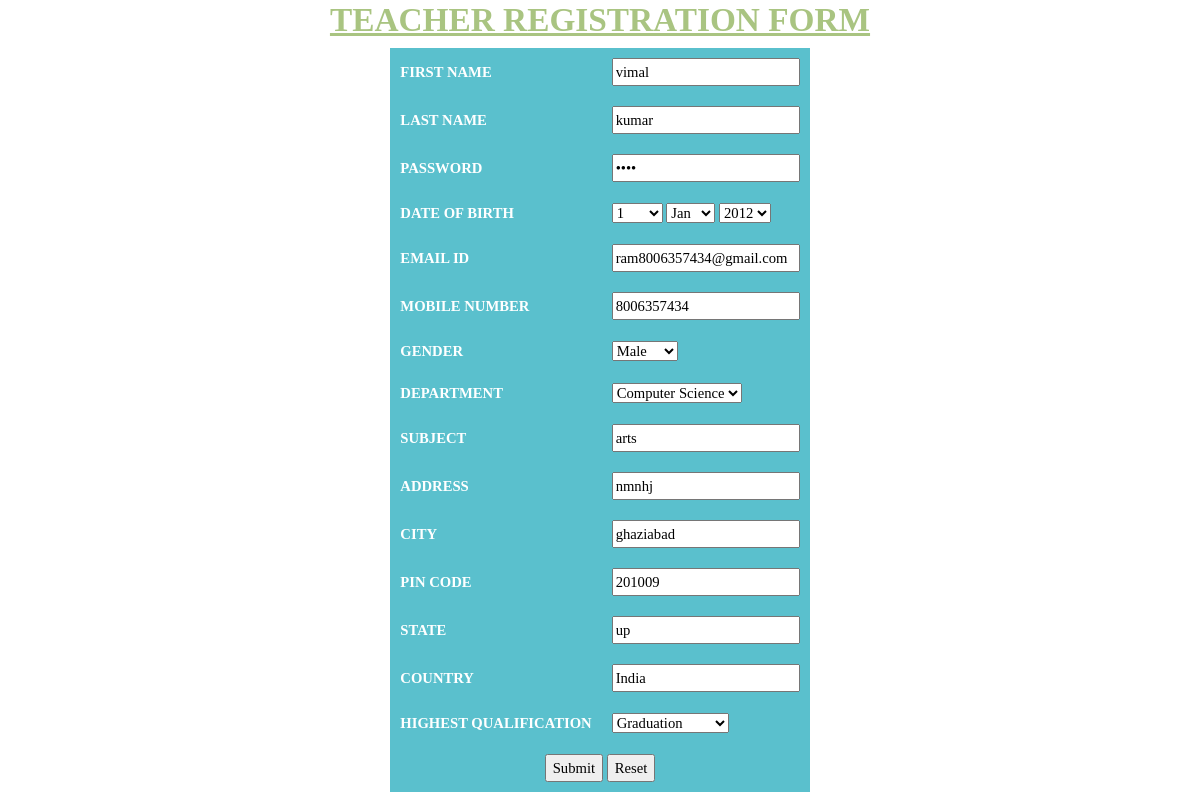
The app's page /update.php?id=37 with its own data.
### tables this page shows
CREATE TABLE `teacherre` (
  `id` int(11) NOT NULL,
  `fname` varchar(20) NOT NULL,
  `lname` varchar(20) NOT NULL,
  `password` varchar(20) NOT NULL,
  `day` int(10) NOT NULL,
  `month` varchar(10) NOT NULL,
  `year` int(10) NOT NULL,
  `email` varchar(40) NOT NULL,
  `mobile` varchar(15) NOT NULL,
  `gender` varchar(20) NOT NULL,
  `subject` varchar(20) NOT NULL,
  `address` varchar(20) NOT NULL,
  `city` varchar(20) NOT NULL,
  `pin` int(6) NOT NULL,
  `state` varchar(20) NOT NULL,
  `country` varchar(20) NOT NULL,
  `qualification` varchar(20) NOT NULL,
  `depart` varchar(20) NOT NULL
);

### update.php (the view, shortened to what this page needs)
<?php
include("connection.php");
$id = $_GET['id'];
$query = "SELECT * FROM teacherre WHERE id= '$id'";
$data = mysqli_query($db, $query);
$result = mysqli_fetch_assoc($data);
?>
<!DOCTYPE html>
<html>
<head>
    <link href="https://cdn.jsdelivr.net/npm/bootstrap@5.3.3/dist/css/bootstrap.min.css" rel="stylesheet">
</head>
<body>
    <h3>TEACHER REGISTRATION FORM</h3>
    <form action="#" method="POST">
        <table align="center" cellpadding="10">
            <tr>
                <td>FIRST NAME</td>
                <td><input type="text" value="<?php echo $result['fname']; ?>" name="First_Name" maxlength="30" required /></td>
            </tr>
            <tr>
                <td>LAST NAME</td>
                <td><input type="text" value="<?php echo $result['lname']; ?>" name="Last_Name" maxlength="30" /></td>
            </tr>
            <tr>
                <td>PASSWORD</td>
                <td><input type="password" value="<?php echo $result['password']; ?>" name="password" maxlength="30" required /></td>
            </tr>
            <tr>
                <td>DATE OF BIRTH</td>
                <td>
                    <select name="Birthday_day" required>
                        <?php for ($i = 1; $i <= 31; $i++) { ?>
                            <option value="<?php echo $i; ?>" <?php if ($result['day'] == $i) echo "selected"; ?>><?php echo $i; ?></option>
                        <?php } ?>
                    </select>
                    <select name="Birthday_Month" required>
                        <?php
                        $months = ['January', 'February', 'March', 'April', 'May', 'June', 'July', 'August', 'September', 'October', 'November', 'December'];
                        foreach ($months as $month) {
                        ?>
                            <option value="<?php echo $month; ?>" <?php if ($result['month'] == $month) echo "selected"; ?>><?php echo substr($month, 0, 3); ?></option>
                        <?php } ?>
                    </select>
                    <select name="Birthday_Year" required>
                        <?php for ($i = 1980; $i <= 2012; $i++) { ?>
                            <option value="<?php echo $i; ?>" <?php if ($result['year'] == $i) echo "selected"; ?>><?php echo $i; ?></option>
                        <?php } ?>
                    </select>
                </td>
            </tr>
            <tr>
                <td>EMAIL ID</td>
                <td><input type="text" value="<?php echo $result['email']; ?>" name="Email_Id" maxlength="100" required /></td>
            </tr>
            <tr>
                <td>MOBILE NUMBER</td>
                <td><input type="text" value="<?php echo $result['mobile']; ?>" name="Mobile_Number" maxlength="10" required /></td>
            </tr>
            <tr>
                <td>GENDER</td>
                <td>
                    <select name="Gender" required>
                        <option value="Male" <?php if ($result['gender'] == 'Male') echo "selected"; ?>>Male</option>
                    </select>
                </td>
            </tr>
            <tr>
                <td>DEPARTMENT</td>
                <td>
                    <select name="Depart" required>
                        <option value="Computer Science" <?php if ($result['depart'] == 'Computer Science') echo "selected"; ?>>Computer Science</option>
                    </select>
                </td>
            </tr>
            <tr>
                <td>SUBJECT</td>
                <td><input type="text" value="<?php echo $result['subject']; ?>" name="Subject" required /></td>
            </tr>
            <tr>
                <td>ADDRESS</td>
                <td><input type="text" value="<?php echo $result['address']; ?>" name="Address" required /></td>
            </tr>
            <tr>
                <td>CITY</td>
                <td><input type="text" value="<?php echo $result['city']; ?>" name="City" maxlength="30" required /></td>
            </tr>
            <tr>
                <td>PIN CODE</td>
                <td><input type="text" value="<?php echo $result['pin']; ?>" name="Pin_Code" maxlength="6" required /></td>
            </tr>
            <tr>
                <td>STATE</td>
                <td><input type="text" value="<?php echo $result['state']; ?>" name="State" maxlength="30" required /></td>
            </tr>
            <tr>
                <td>COUNTRY</td>
                <td><input type="text" name="Country" value="India" readonly /></td>
            </tr>
            <tr>
                <td>HIGHEST QUALIFICATION</td>
                <td>
                    <select name="qualification" required>
                        <option value="Graduation" <?php if ($result['qualification'] == 'Graduation') echo "selected"; ?>>Graduation</option>
                    </select>
                </td>
            </tr>
            <tr>
                <td colspan="2" align="center">
                    <input type="submit" name="update" value="Submit">
                    <input type="reset" value="Reset">
                </td>
            </tr>
        </table>
    </form>
</body>
</html>

### update.php (style rules this page uses)
h3 { font-family: Calibri; font-size: 25pt; font-style: normal; font-weight: bold; color:rgb(169, 196, 129); text-align: center; text-decoration: underline }
table { font-family: Calibri; color:white; font-size: 11pt; font-style: normal; font-weight: bold; text-align:; background-color: rgb(90, 192, 205); border-collapse: collapse; border: 2px solid navysssssssss }

### records on screen
teacherre: First_Name "vimal", Last_Name "kumar", Birthday_day "1", Birthday_Month "Jan", Birthday_Year "2012", Email_Id "ram8006357434@gmail.com", Mobile_Number "8006357434", Gender "Male", Depart "Computer Science", Subject "arts", Address "nmnhj", City "ghaziabad", Pin_Code "201009", State "up", qualification "Graduation"
